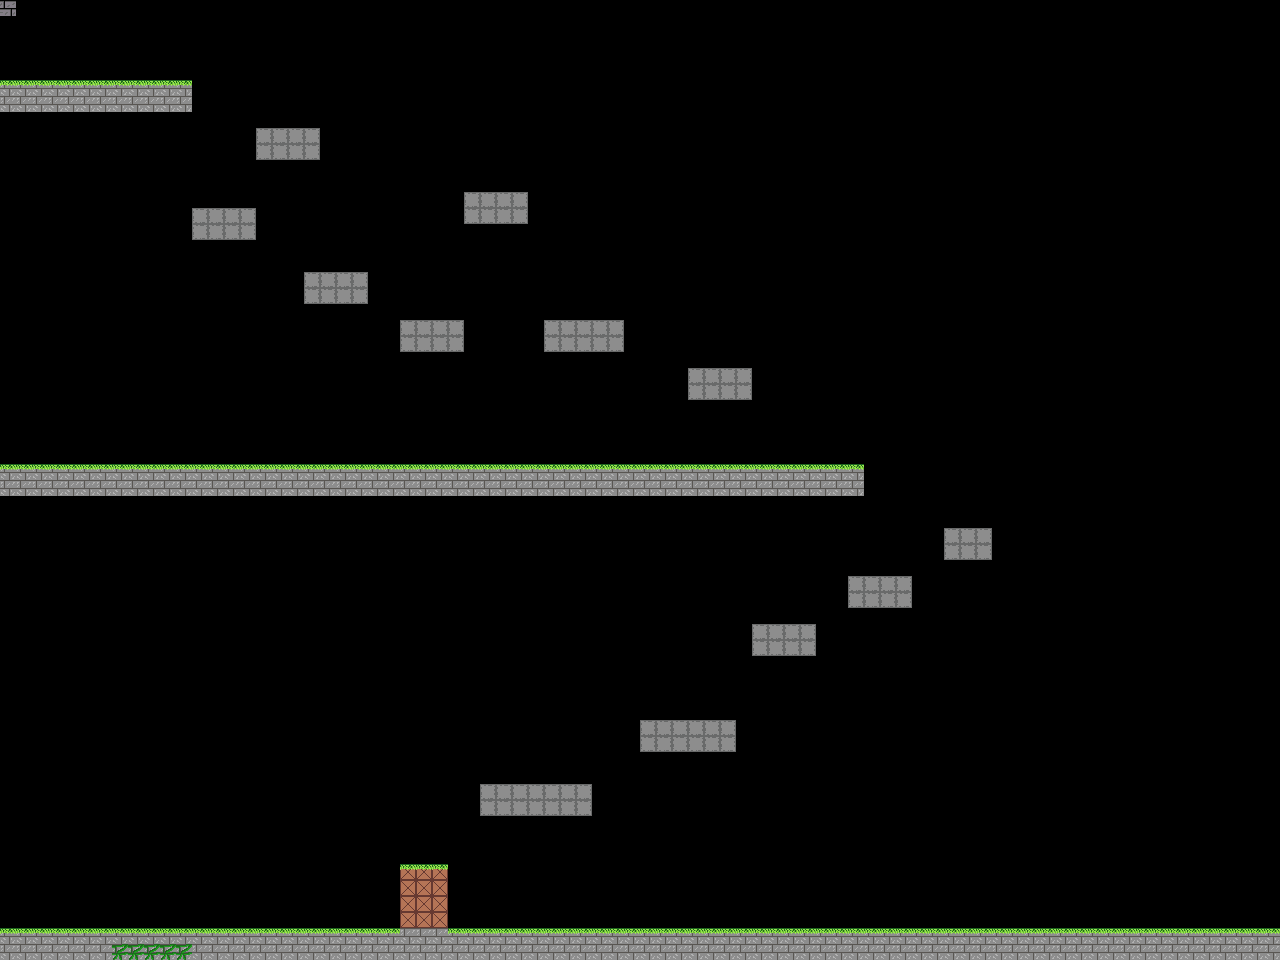

The image is a tile-based game level rendered from a .tmx file. Its description and source (layers, tilesets, objects; grid data summarised) follow:
An orthogonal 80x60 tile map with 16x16 px tiles, 2 tile layers (Ground, Growth), 1 image layer and 66 objects (30x Spike, 17x Coin, LevelGate, HealingPotion, Player).

<map version="1.10" tiledversion="1.10.1" orientation="orthogonal" renderorder="right-down" width="80" height="60" tilewidth="16" tileheight="16" infinite="0" nextlayerid="6" nextobjectid="117">
 <editorsettings>
  <export target="../level1.lua" format="lua" />
 </editorsettings>
 <tileset firstgid="1" name="DungeonTiles" tilewidth="16" tileheight="16" tilecount="256" columns="16">
  <image source="../../Textures/tileset.png" width="256" height="256" />
 </tileset>
 <imagelayer id="4" name="Background" repeatx="1" repeaty="1">
  <image source="../../Textures/background1.png" width="1280" height="720" />
 </imagelayer>
 <layer id="1" name="Ground" width="80" height="60">
  <data>[4800 cells, 376 non-empty, 3 distinct tile ids]</data>
 </layer>
 <layer id="2" name="Growth" width="80" height="60">
  <data>[4800 cells, 185 non-empty, 3 distinct tile ids]</data>
 </layer>
 <objectgroup color="#bd0f00" id="3" name="Solid">
  <properties>
   <property name="collidable" type="bool" value="true" />
  </properties>
  <object id="97" x="400" y="864" width="48" height="64">
   <properties>
    <property name="collidable" type="bool" value="true" />
   </properties>
  </object>
  <object id="100" x="0" y="928" width="1280" height="32">
   <properties>
    <property name="collidable" type="bool" value="true" />
   </properties>
  </object>
  <object id="101" x="480" y="784" width="112" height="32">
   <properties>
    <property name="collidable" type="bool" value="true" />
   </properties>
  </object>
  <object id="102" x="640" y="720" width="96" height="32">
   <properties>
    <property name="collidable" type="bool" value="true" />
   </properties>
  </object>
  <object id="103" x="752" y="624" width="64" height="32">
   <properties>
    <property name="collidable" type="bool" value="true" />
   </properties>
  </object>
  <object id="104" x="848" y="576" width="64" height="32">
   <properties>
    <property name="collidable" type="bool" value="true" />
   </properties>
  </object>
  <object id="105" x="944" y="528" width="48" height="32">
   <properties>
    <property name="collidable" type="bool" value="true" />
   </properties>
  </object>
  <object id="106" x="0" y="464" width="864" height="32">
   <properties>
    <property name="collidable" type="bool" value="true" />
   </properties>
  </object>
  <object id="107" x="688" y="368" width="64" height="32">
   <properties>
    <property name="collidable" type="bool" value="true" />
   </properties>
  </object>
  <object id="108" x="544" y="320" width="80" height="32">
   <properties>
    <property name="collidable" type="bool" value="true" />
   </properties>
  </object>
  <object id="109" x="400" y="320" width="64" height="32">
   <properties>
    <property name="collidable" type="bool" value="true" />
   </properties>
  </object>
  <object id="110" x="304" y="272" width="64" height="32">
   <properties>
    <property name="collidable" type="bool" value="true" />
   </properties>
  </object>
  <object id="111" x="192" y="208" width="64" height="32">
   <properties>
    <property name="collidable" type="bool" value="true" />
   </properties>
  </object>
  <object id="112" x="464" y="192" width="64" height="32">
   <properties>
    <property name="collidable" type="bool" value="true" />
   </properties>
  </object>
  <object id="113" x="256" y="128" width="64" height="32">
   <properties>
    <property name="collidable" type="bool" value="true" />
   </properties>
  </object>
  <object id="114" x="0" y="80" width="192" height="32">
   <properties>
    <property name="collidable" type="bool" value="true" />
   </properties>
  </object>
 </objectgroup>
 <objectgroup color="#0dff00" id="5" name="Entities" tintcolor="#1fff00">
  <object id="36" name="LevelGate" type="LevelGate" x="48" y="48" width="32" height="32" />
  <object id="38" name="Spike" type="Spike" x="608" y="912" width="16" height="16" />
  <object id="39" name="Spike" type="Spike" x="624" y="912" width="16" height="16" />
  <object id="41" name="Spike" type="Spike" x="656" y="912" width="16" height="16" />
  <object id="42" name="Spike" type="Spike" x="672" y="912" width="16" height="16" />
  <object id="44" name="Spike" type="Spike" x="768" y="912" width="16" height="16" />
  <object id="45" name="Spike" type="Spike" x="784" y="912" width="16" height="16" />
  <object id="46" name="Spike" type="Spike" x="800" y="912" width="16" height="16" />
  <object id="47" name="Spike" type="Spike" x="816" y="912" width="16" height="16" />
  <object id="48" name="Spike" type="Spike" x="928" y="912" width="16" height="16" />
  <object id="49" name="Spike" type="Spike" x="944" y="912" width="16" height="16" />
  <object id="51" name="Spike" type="Spike" x="960" y="912" width="16" height="16" />
  <object id="52" name="Spike" type="Spike" x="976" y="912" width="16" height="16" />
  <object id="53" name="Spike" type="Spike" x="992" y="912" width="16" height="16" />
  <object id="54" name="Spike" type="Spike" x="1008" y="912" width="16" height="16" />
  <object id="55" name="Spike" type="Spike" x="1024" y="912" width="16" height="16" />
  <object id="57" name="Spike" type="Spike" x="1088" y="912" height="16" />
  <object id="59" name="Spike" type="Spike" x="1088" y="912" width="16" height="16" />
  <object id="60" name="Spike" type="Spike" x="1104" y="912" width="16" height="16" />
  <object id="61" name="Spike" type="Spike" x="1120" y="912" width="16" height="16" />
  <object id="62" name="Spike" type="Spike" x="1136" y="912" width="16" height="16" />
  <object id="63" name="Spike" type="Spike" x="1152" y="912" width="16" height="16" />
  <object id="64" name="Spike" type="Spike" x="1168" y="912" width="16" height="16" />
  <object id="65" name="Spike" type="Spike" x="1184" y="912" width="16" height="16" />
  <object id="67" name="Coin" type="Coin" x="1232" y="896" width="16" height="16" />
  <object id="69" name="Coin" type="Coin" x="1232" y="880" width="16" height="16" />
  <object id="70" name="Coin" type="Coin" x="1232" y="864" width="16" height="16" />
  <object id="72" name="Coin" type="Coin" x="1232" y="848" width="16" height="16" />
  <object id="73" name="Coin" type="Coin" x="1232" y="832" width="16" height="16" />
  <object id="74" name="Coin" type="Coin" x="1248" y="832" width="16" height="16" />
  <object id="75" name="Coin" type="Coin" x="1248" y="848" width="16" height="16" />
  <object id="76" name="Coin" type="Coin" x="1248" y="864" width="16" height="16" />
  <object id="77" name="Coin" type="Coin" x="1248" y="880" width="16" height="16" />
  <object id="78" name="Coin" type="Coin" x="1248" y="896" width="16" height="16" />
  <object id="79" name="Coin" type="Coin" x="496" y="752" width="16" height="16" />
  <object id="80" name="Coin" type="Coin" x="560" y="752" width="16" height="16" />
  <object id="81" name="Coin" type="Coin" x="656" y="688" width="16" height="16" />
  <object id="82" name="Coin" type="Coin" x="960" y="496" width="16" height="16" />
  <object id="83" name="Coin" type="Coin" x="480" y="160" width="16" height="16" />
  <object id="84" name="Coin" type="Coin" x="496" y="160" width="16" height="16" />
  <object id="86" name="HealingPotion" type="HealingPotion" x="16" y="432" width="16" height="16" />
  <object id="88" name="Spike" type="Spike" x="160" y="448" width="16" height="16" />
  <object id="89" name="Spike" type="Spike" x="176" y="448" width="16" height="16" />
  <object id="90" name="Spike" type="Spike" x="192" y="448" width="16" height="16" />
  <object id="91" name="Spike" type="Spike" x="208" y="448" width="16" height="16" />
  <object id="92" name="Spike" type="Spike" x="224" y="448" width="16" height="16" />
  <object id="93" name="Spike" type="Spike" x="240" y="448" width="16" height="16" />
  <object id="94" name="Spike" type="Spike" x="256" y="448" width="16" height="16" />
  </objectgroup>
</map>
<!-- 2 of 66 objects omitted -->
